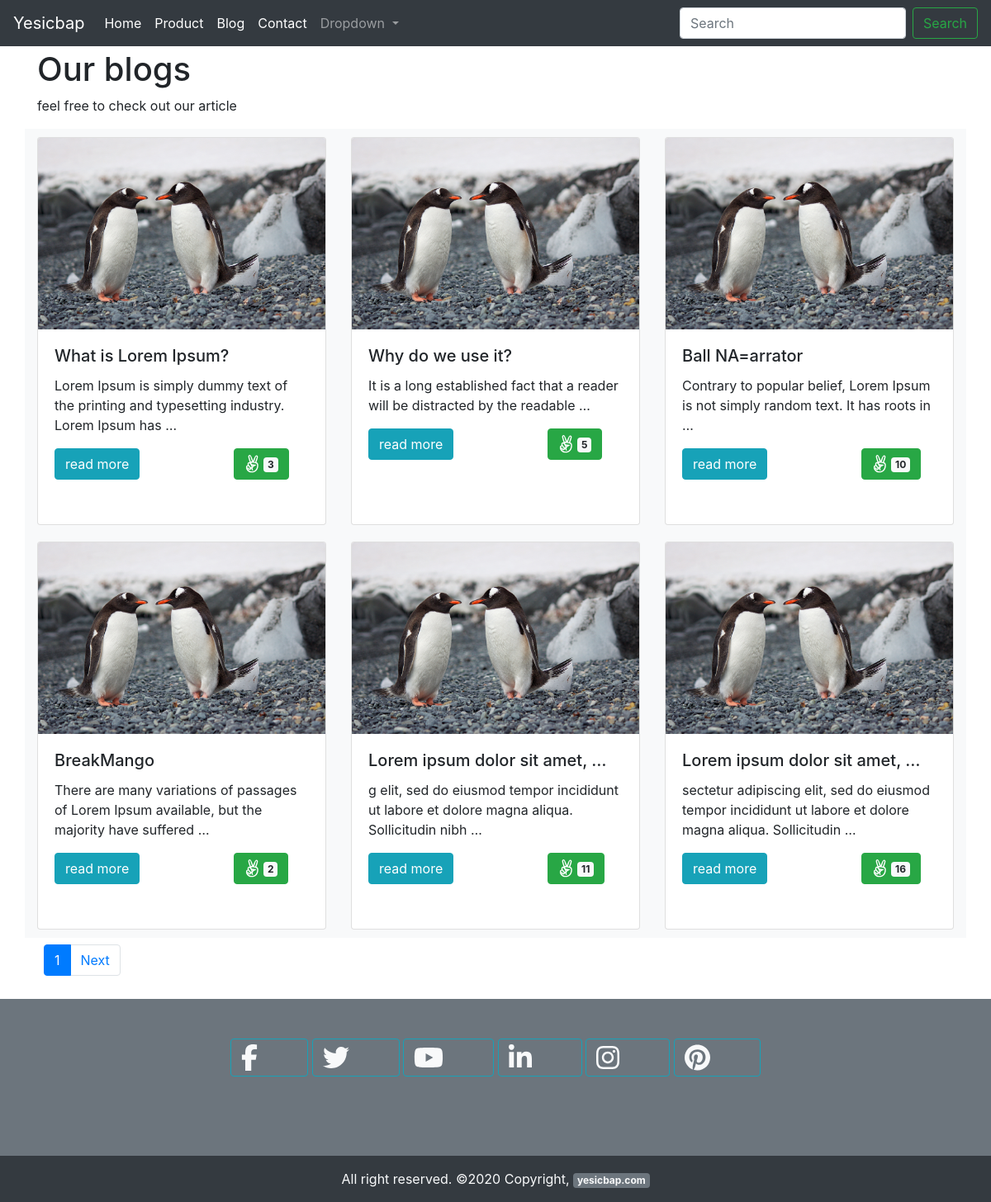
Screenshot of /blog/blog_home/ with the database file from the repository.
### blog/models.py (models this page shows)
class Blog(models.Model):
    title = models.CharField(max_length=200)
    description = models.TextField(max_length=50000)
    image = models.ImageField(upload_to="blog_image")
    clap = models.IntegerField(default=0)
    auther = models.CharField(max_length=100)
    blog_refrences = models.TextField(max_length=2000)

### blog/views.py (the view)
# urls.py: path('blog_home/', views.BlogListView.as_view(), name='blog_home'),
class BlogListView(ListView):
    model = Blog
    template_name = "blog/blog_home.html"
    ordering = ['id']
    paginate_by = 6
    paginate_orphans = 1
    def paginate_queryset(self, queryset, page_size):
        try:
            context = super(BlogListView,
                            self).paginate_queryset(queryset, page_size)
            return context
        except Http404:
            self.kwargs['page'] = 1
            context = super(BlogListView,
                            self).paginate_queryset(queryset, page_size)
            return context

### blog/templates/blog/blog_home.html (shortened to what this page needs)
{% extends 'core/core.html' %}
{% load static %}
{% block content %}
      <div class="container " style="margin-bottom: 4px; margin-top: 4px;">
        <h1>Our blogs</h1>
        <p>feel free to check out our article</p>
        <div class="row">
          {% if is_paginated %}
          {% for blog in blog_list %}
          <div class="col-sm-12 col-xs-3 col-md-6 col-lg-4  bg-light"  style="width: 100%; height: 100%;">
            <div class="card" style="margin: 10px 0px; height: 470px; width: 100%;">
                <img src="{{ blog.image.url }}" class="card-img-top" alt="{{ blog.title }}">
                <div class="card-body">
                  <h5 class="card-title">{{blog.title|truncatewords:5}}</h5>
                  <p class="card-text">{{blog.description|truncatewords:15}}</p>
                  <div class="row">
                    <div class="col">
                      <a href="{% url 'blog_home_item' blog.id %}" class="btn btn-info">read more</a>
                    </div>
                    <div class="col">
                      <button type="button" class="btn btn-success ml-5">
                        <i class="fab fa-angellist fa-lg"></i> <span class="badge badge-light">{{blog.clap}}</span>
                      </button>
                    </div>
                  </div>
              </div>
            </div>
          </div>
        {% endfor %}
              <div class="container m-2">
                <nav aria-label="pagination">
                  <ul class="pagination">
                    <li class="page-item active" aria-current="page">
                      <a class="page-link" href="#">{{page_obj.number}}<span class="sr-only">(current)</span></a>
                    </li>
                    {% if page_obj.has_next %}
                    <li class="page-item">
                      <a class="page-link" href="?page={{page_obj.next_page_number}}">Next</a>
                    </li>
                      {% endif %}
                  </ul>
                </nav>
              </div>
        {% endif %}
        </div>
      </div>
{% endblock content %}

### core/templates/core/core.html (shortened to what this page needs)
<!DOCTYPE html>
{% load static %}
<html lang="en">
<head>
    <link rel="stylesheet" href="{% static 'core/css/all.min.css' %}" />
    <link rel="stylesheet" href="{% static 'core/css/bootstrap.css' %}" />
    <link rel="stylesheet" href="{% static 'core/css/core.css' %}" />
</head>
<header>
    <nav class="navbar navbar-expand-lg navbar-dark bg-dark ">
        <a class="navbar-brand" href="{% url 'greet' %}">Yesicbap</a>
        <div class="collapse navbar-collapse" id="navbarTogglerDemo03">
          <ul class="navbar-nav mr-auto mt-2 mt-lg-0">
                <li class="nav-item active">
                <a class="nav-link" href="{% url 'home' %}">Home <span class="sr-only">(current)</span></a>
                </li>
                <li class="nav-item active">
                <a class="nav-link" href="{% url 'product_home' %}">Product <span class="sr-only">(current)</span></a>
                </li>
                <li class="nav-item active">
                <a class="nav-link" href="{% url 'blog_home' %}">Blog <span class="sr-only">(current)</span></a>
                </li>
                <li class="nav-item active">
                <a class="nav-link" href="{% url 'contact_home' %}">Contact <span class="sr-only">(current)</span></a>
                </li>
                <li class="nav-item dropdown">
                    <a class="nav-link dropdown-toggle" href="#" id="navbarDropdownMenuLink" role="button" data-toggle="dropdown" aria-haspopup="true" aria-expanded="false">
                    Dropdown
                    </a>
                </li>
          </ul>
          <form class="form-inline my-2 my-lg-0">
            <input class="form-control mr-sm-2" type="search" placeholder="Search" aria-label="Search">
            <button class="btn btn-outline-success my-2 my-sm-0" type="submit">Search</button>
          </form>
        </div>
      </nav>
</header>
<body>
    {% block content %} {% endblock content %}
</body>
<footer class="page-footer text-light">
    <div class="bg-secondary">
            <div class="container">
                <div class="row text-center flex-center">
                        <div class="col-md-12 py-5">
                        <div class="mb-5 ">
                            <a href="https://www.facebook.com/Yesicbap-107713864201843/" class="text-light btn btn-outline-info">
                            <i class="fab fa-facebook-f fa-lg white-text mr-md-5 mr-3 fa-2x"> </i>
                            </a>
                            <a href="https://twitter.com/yesicbap" class="text-light btn btn-outline-info">
                            <i class="fab fa-twitter fa-lg white-text mr-md-5 mr-3 fa-2x"> </i>
                            </a>
                            <a href="https://www.youtube.com/channel/UCsx4-3k8sj68Dzx6iLurw7Q?view_as=subscriber" class="text-light btn btn-outline-info">
                            <i class="fab fa-youtube fa-lg white-text mr-md-5 mr-3 fa-2x"> </i>
                            </a>
                            <a href="https://www.linkedin.com/company/yesicbap/?viewAsMember=true" class="text-light btn btn-outline-info">
                            <i class="fab fa-linkedin-in fa-lg white-text mr-md-5 mr-3 fa-2x"> </i>
                            </a>
                            <a href="https://www.instagram.com/p/CEHCPU1BRMz/?utm_source=ig_web_copy_link" class="text-light btn btn-outline-info">
                            <i class="fab fa-instagram fa-lg white-text mr-md-5 mr-3 fa-2x"> </i>
                            </a>
                            <a href="https://pin.it/GUvV2Cg" class="text-light btn btn-outline-info">
                            <i class="fab fa-pinterest fa-lg white-text mr-md-5 mr-3 fa-2x"> </i>
                            </a>
                        </div>
                        </div>
                </div>
            </div>
    </div>
    <div class="footer-copyright text-center py-3 bg-dark text-light">All right reserved. ©2020 Copyright,
        <a href="{% url 'greet' %}" class="badge badge-secondary text-light"> yesicbap.com</a>
    </div>
  </footer>
</html>

### rows the page displays
Blog: image (picture), title "What is Lorem Ipsum?", description "Lorem Ipsum is simply dummy text of the printing and typesetting industry. Lorem Ipsum has …", clap "3"
Blog: image (picture), title "Why do we use it?", description "It is a long established fact that a reader will be distracted by the readable …", clap "5"
Blog: image (picture), title "Ball NA=arrator", description "Contrary to popular belief, Lorem Ipsum is not simply random text. It has roots in …", clap "10"
Blog: image (picture), title "BreakMango", description "There are many variations of passages of Lorem Ipsum available, but the majority have suffered …", clap "2"
Blog: image (picture), title "Lorem ipsum dolor sit amet, …", description "g elit, sed do eiusmod tempor incididunt ut labore et dolore magna aliqua. Sollicitudin nibh …", clap "11"
Blog: image (picture), title "Lorem ipsum dolor sit amet, …", description "sectetur adipiscing elit, sed do eiusmod tempor incididunt ut labore et dolore magna aliqua. Sollicitudin …", clap "16"

### other values shown
{{ page_obj.number }} "1"
